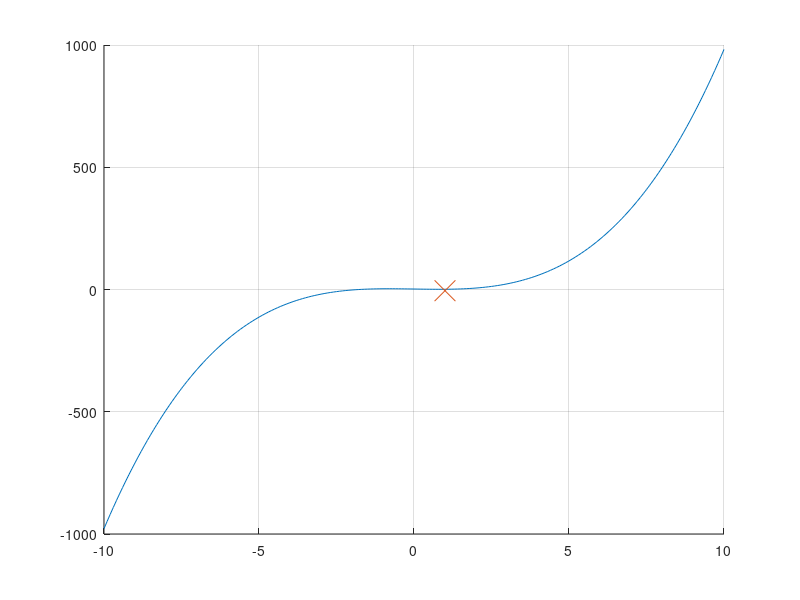
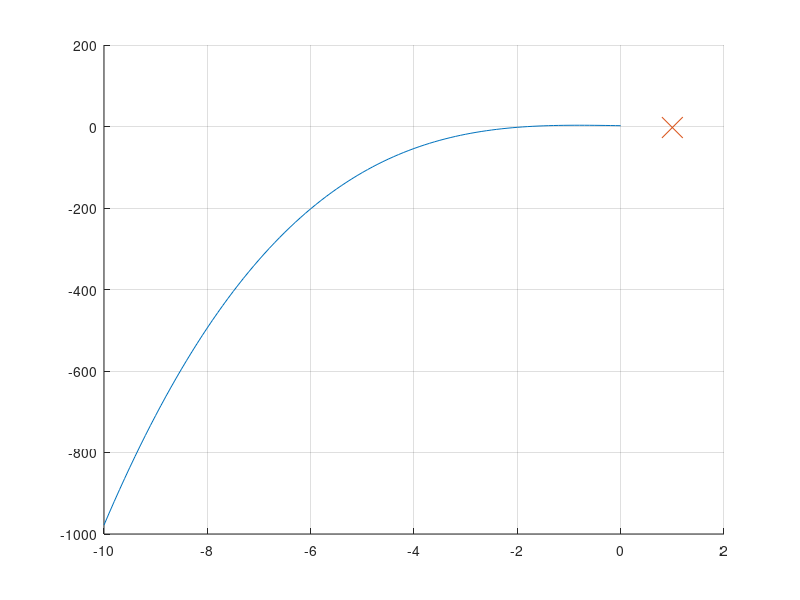
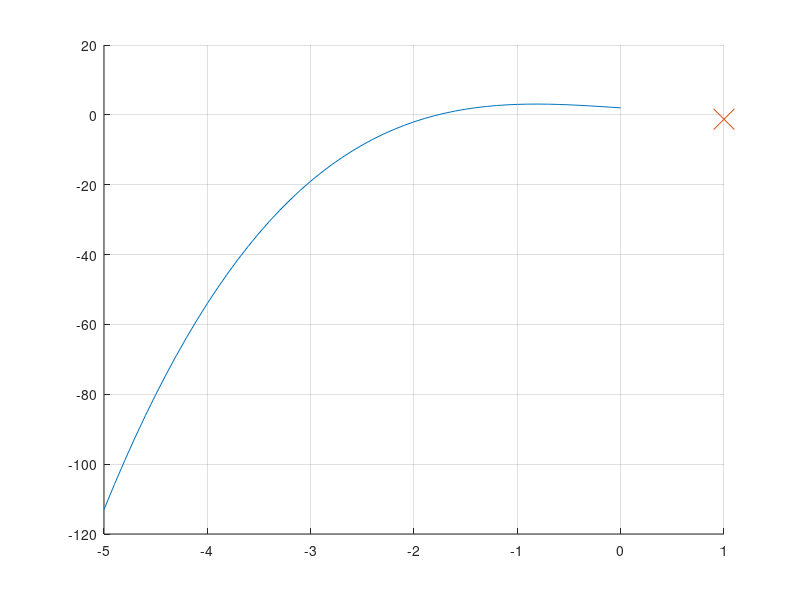
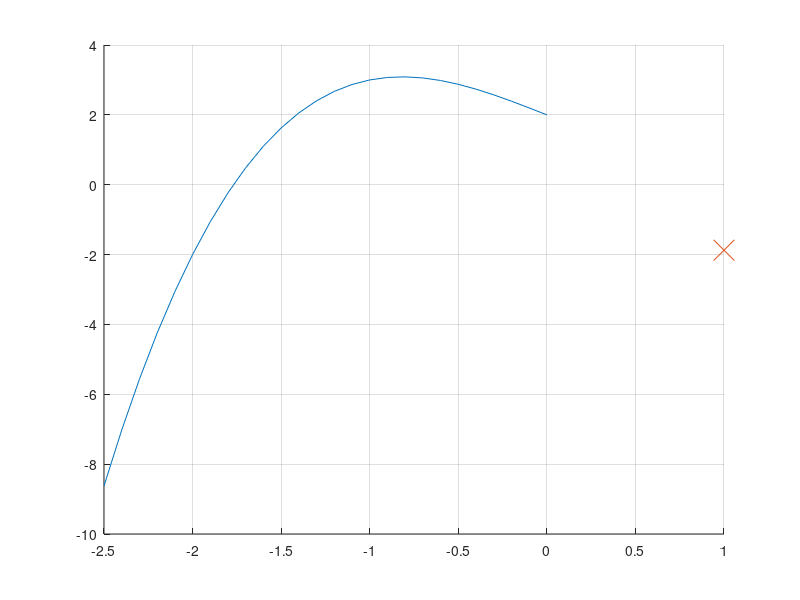

These charts were generated, in order, by the following MATLAB code:
close all;
clear;

f=@(x)x.^3-2*x+2;
a = -10;
b = +10;
d = (a+b)/2;
f(a) 
f(b)
eps = 0.00001;
t = a:0.1:b;
while eps < abs(b-a)
     t = a:0.1:b;
    if f(a) * f(d) > 0
        a = d;
    elseif f(b) * f(d) > 0
        b = d;
    end
    
    d = (a+b)/2;
   
    
    figure("Name", "Фигура");
    grid on;
    hold on;
    plot(t, f(t));
    plot(d,'x','MarkerFaceColor','red',...
    'MarkerSize',15);
end    

